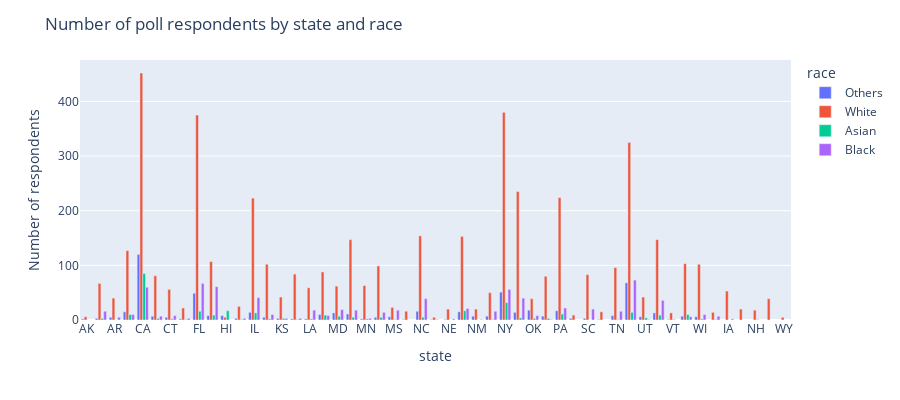

The notebook cell this image was saved under:
### Code cell
dt_race_df = dt_df.groupby(['state', 'race']).size().reset_index().rename(columns={0: 'Number of respondents'})

fig = px.bar(dt_race_df, x="state", y="Number of respondents",
             color='race', barmode='group',
             height=400)
fig.update_layout(title_text='Number of poll respondents by state and race')
fig.show()

### Figure 1 — Plotly figure (JSON) as saved in the notebook; plotly's stock layout.template omitted (floating-point values rounded to 4 significant figures)
{"data": [{"alignmentgroup": "True", "hovertemplate": "race=Others<br>state=%{x}<br>Number of respondents=%{y}<extra></extra>", "legendgroup": "Others", "marker": {"color": "#636efa"}, "name": "Others", "offsetgroup": "Others", "orientation": "v", "showlegend": true, "textposition": "auto", "type": "bar", "x": ["AK", "AL", "AR", "AZ", "CA", "CO", "CT", "DE", "FL", "GA", "HI", "ID", "IL", "IN", "KS", "KY", "LA", "MA", "MD", "MI", "MN", "MO", "MS", "MT", "NC", "ND", "NE", "NJ", "NM", "NV", "NY", "OH", "OK", "OR", "PA", "RI", "SC", "SD", "TN", "TX", "UT", "VA", "VT", "WA", "WI"], "xaxis": "x", "y": [2, 3, 5, 15, 120, 7, 5, 2, 49, 8, 8, 3, 14, 5, 3, 2, 2, 10, 13, 11, 2, 5, 6, 1, 16, 1, 1, 15, 7, 7, 51, 14, 18, 7, 17, 3, 3, 1, 8, 68, 6, 13, 1, 7, 6], "yaxis": "y"}, {"alignmentgroup": "True", "hovertemplate": "race=White<br>state=%{x}<br>Number of respondents=%{y}<extra></extra>", "legendgroup": "White", "marker": {"color": "#EF553B"}, "name": "White", "offsetgroup": "White", "orientation": "v", "showlegend": true, "textposition": "auto", "type": "bar", "x": ["AK", "AL", "AR", "AZ", "CA", "CO", "CT", "DC", "DE", "FL", "GA", "HI", "IA", "ID", "IL", "IN", "KS", "KY", "LA", "MA", "MD", "ME", "MI", "MN", "MO", "MS", "MT", "NC", "ND", "NE", "NH", "NJ", "NM", "NV", "NY", "OH", "OK", "OR", "PA", "RI", "SC", "SD", "TN", "TX", "UT", "VA", "VT", "WA", "WI", "WV", "WY"], "xaxis": "x", "y": [6, 67, 40, 127, 452, 81, 56, 14, 22, 375, 107, 5, 53, 25, 223, 102, 42, 84, 59, 88, 62, 20, 147, 63, 99, 23, 16, 154, 5, 20, 18, 153, 20, 50, 380, 235, 39, 80, 224, 9, 83, 15, 96, 325, 42, 147, 13, 103, 102, 39, 5], "yaxis": "y"}, {"alignmentgroup": "True", "hovertemplate": "race=Asian<br>state=%{x}<br>Number of respondents=%{y}<extra></extra>", "legendgroup": "Asian", "marker": {"color": "#00cc96"}, "name": "Asian", "offsetgroup": "Asian", "orientation": "v", "showlegend": true, "textposition": "auto", "type": "bar", "x": ["AL", "AZ", "CA", "CO", "CT", "DC", "DE", "FL", "GA", "HI", "ID", "IL", "IN", "KS", "KY", "LA", "MA", "MD", "MI", "MN", "MO", "MS", "NC", "ND", "NH", "NJ", "NV", "NY", "OH", "OK", "OR", "PA", "TN", "TX", "UT", "VA", "VT", "WA", "WI"], "xaxis": "x", "y": [3, 10, 85, 3, 2, 1, 1, 16, 9, 17, 1, 13, 2, 3, 1, 2, 9, 7, 5, 2, 5, 1, 5, 1, 1, 17, 1, 32, 4, 3, 3, 11, 1, 14, 4, 9, 1, 10, 2], "yaxis": "y"}, {"alignmentgroup": "True", "hovertemplate": "race=Black<br>state=%{x}<br>Number of respondents=%{y}<extra></extra>", "legendgroup": "Black", "marker": {"color": "#ab63fa"}, "name": "Black", "offsetgroup": "Black", "orientation": "v", "showlegend": true, "textposition": "auto", "type": "bar", "x": ["AL", "AR", "AZ", "CA", "CO", "CT", "DC", "DE", "FL", "GA", "IA", "ID", "IL", "IN", "KS", "KY", "LA", "MA", "MD", "MI", "MN", "MO", "MS", "NC", "NE", "NJ", "NM", "NV", "NY", "OH", "OK", "OR", "PA", "SC", "TN", "TX", "UT", "VA", "WA", "WI"], "xaxis": "x", "y": [16, 5, 10, 60, 7, 8, 7, 3, 67, 61, 2, 3, 41, 10, 3, 3, 18, 8, 19, 18, 3, 14, 18, 39, 2, 21, 1, 16, 56, 40, 8, 1, 22, 20, 16, 73, 1, 36, 6, 10], "yaxis": "y"}], "layout": {"barmode": "group", "height": 400, "legend": {"title": {"text": "race"}, "tracegroupgap": 0}, "margin": {"t": 60}, "title": {"text": "Number of poll respondents by state and race"}, "xaxis": {"anchor": "y", "domain": [0, 1], "title": {"text": "state"}}, "yaxis": {"anchor": "x", "domain": [0, 1], "title": {"text": "Number of respondents"}}}}
